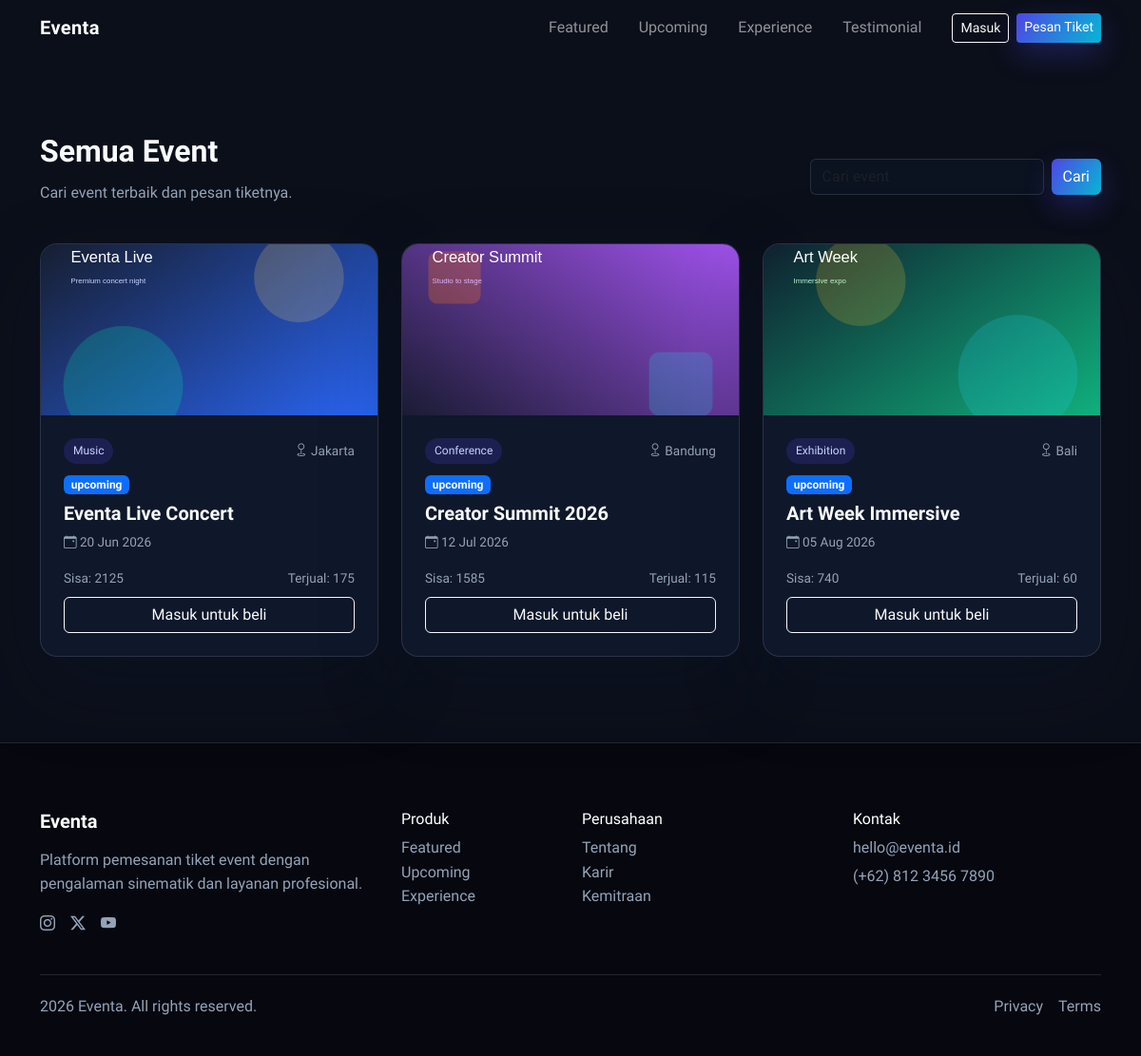
Screenshot of /events.php with the database file from the repository.
### tables this page shows
CREATE TABLE event (
    id_event INT AUTO_INCREMENT PRIMARY KEY,
    id_venue INT,
    nama_event VARCHAR(150) NOT NULL,
    kategori VARCHAR(100),
    deskripsi TEXT,
    organizer VARCHAR(100),
    tanggal_mulai DATETIME,
    tanggal_selesai DATETIME,
    banner_event VARCHAR(255),
    status_event ENUM('upcoming','ongoing','finished','cancelled') DEFAULT 'upcoming',
    created_at TIMESTAMP DEFAULT CURRENT_TIMESTAMP,
    FOREIGN KEY (id_venue) REFERENCES venue(id_venue) ON DELETE CASCADE
);

CREATE TABLE venue (
    id_venue INT AUTO_INCREMENT PRIMARY KEY,
    nama_venue VARCHAR(150) NOT NULL,
    alamat TEXT,
    kota VARCHAR(100),
    kapasitas INT,
    gambar_venue VARCHAR(255),
    created_at TIMESTAMP DEFAULT CURRENT_TIMESTAMP
);

### config/helpers.php (called while the page is built, shortened)
<?php
function base_url(string $path = ''): string
{
    $url = rtrim(BASE_URL, '/') . '/' . ltrim($path, '/');
    return str_replace(' ', '%20', $url);
}
function e($value): string
{
    return htmlspecialchars((string)$value, ENT_QUOTES, 'UTF-8');
}

### config/auth.php (called while the page is built, shortened)
<?php
require_once __DIR__ . '/helpers.php';
function current_user(): ?array
{
    return $_SESSION['user'] ?? null;
}
function is_logged_in(): bool
{
    return current_user() !== null;
}

### events.php (the view, shortened to what this page needs)
<?php
require_once __DIR__ . '/config/bootstrap.php';
$keyword = trim($_GET['q'] ?? '');
$baseSql = "SELECT e.*, v.nama_venue, v.kota,
    COALESCE(ts.total_kuota, 0) AS total_kuota,
    COALESCE(ts.total_terjual, 0) AS total_terjual
  FROM event e
  LEFT JOIN venue v ON e.id_venue = v.id_venue
  LEFT JOIN (
    SELECT id_event, SUM(kuota) AS total_kuota, SUM(tiket_terjual) AS total_terjual
    FROM tiket
    GROUP BY id_event
  ) ts ON ts.id_event = e.id_event";
if ($keyword !== '') {
  $stmt = $pdo->prepare($baseSql . " WHERE e.nama_event LIKE :q1 OR e.kategori LIKE :q2 ORDER BY e.tanggal_mulai ASC");
  $stmt->execute([
    'q1' => '%' . $keyword . '%',
    'q2' => '%' . $keyword . '%'
  ]);
  $events = $stmt->fetchAll();
} else {
  $events = $pdo->query($baseSql . " ORDER BY e.tanggal_mulai ASC")->fetchAll();
}
?>
<!doctype html>
<html lang="id">
  <head>
    <link href="https://cdn.jsdelivr.net/npm/bootstrap@5.3.3/dist/css/bootstrap.min.css" rel="stylesheet">
    <link href="https://cdn.jsdelivr.net/npm/bootstrap-icons@1.11.3/font/bootstrap-icons.min.css" rel="stylesheet">
    <link href="<?php echo base_url('assets/css/style.css'); ?>" rel="stylesheet">
  </head>
  <body>
    <?php require_once __DIR__ . '/components/navbar.php'; ?>
    <main class="section-pad" style="padding-top: 140px;">
      <div class="container">
        <div class="d-flex flex-wrap justify-content-between align-items-center mb-4">
          <div>
            <h2 class="section-title">Semua Event</h2>
            <p class="section-subtitle">Cari event terbaik dan pesan tiketnya.</p>
          </div>
          <form class="d-flex gap-2" method="get">
            <input class="form-control" type="search" name="q" value="<?php echo e($keyword); ?>" placeholder="Cari event">
            <button class="btn btn-brand" type="submit">Cari</button>
          </form>
        </div>
        <div class="row g-4">
          <?php foreach ($events as $index => $event): ?>
            <?php $coverClass = 'cover-' . (($index % 6) + 1); ?>
            <div class="col-lg-4">
              <div class="event-card">
                <?php if (!empty($event['banner_event'])): ?>
                  <img class="w-100" src="<?php echo base_url('uploads/events/' . e($event['banner_event'])); ?>" alt="<?php echo e($event['nama_event']); ?>">
                <?php else: ?>
                  <div class="event-cover <?php echo $coverClass; ?>"></div>
                <?php endif; ?>
                <div class="p-4">
                  <div class="d-flex justify-content-between align-items-center mb-2">
                    <span class="event-chip"><?php echo e($event['kategori']); ?></span>
                    <span class="event-meta"><i class="bi bi-geo"></i> <?php echo e($event['kota']); ?></span>
                  </div>
                  <?php
                    $statusEvent = $event['status_event'] ?? 'upcoming';
                    $statusClass = match ($statusEvent) {
                        'ongoing' => 'bg-success',
                        'finished' => 'bg-secondary',
                        'cancelled' => 'bg-danger',
                        default => 'bg-primary'
                    };
                  ?>
                  <span class="badge <?php echo $statusClass; ?> mb-2"><?php echo e($statusEvent); ?></span>
                  <h5 class="fw-semibold mb-2"><?php echo e($event['nama_event']); ?></h5>
                  <div class="event-meta mb-3">
                    <i class="bi bi-calendar-event"></i>
                    <?php echo date('d M Y', strtotime($event['tanggal_mulai'])); ?>
                  </div>
                  <?php
                    $totalKuota = (int)($event['total_kuota'] ?? 0);
                    $totalTerjual = (int)($event['total_terjual'] ?? 0);
                    $remaining = $totalKuota - $totalTerjual;
                    $isSoldOut = $totalKuota > 0 && $remaining <= 0;
                    $detailLink = is_logged_in() ? base_url('event_detail.php?id=' . $event['id_event']) : base_url('login.php?return=event_detail.php?id=' . $event['id_event']);
                    $buttonLabel = is_logged_in() ? 'Pesan Tiket' : 'Masuk untuk beli';
                    $buttonClass = is_logged_in() ? 'btn btn-brand' : 'btn btn-outline-light';
                  ?>
                  <?php if ($statusEvent === 'cancelled'): ?>
                    <div class="d-flex justify-content-between align-items-center mb-2">
                      <span class="badge bg-danger">Dibatalkan</span>
                      <span class="event-meta">Event tidak tersedia</span>
                    </div>
                    <button class="btn btn-disabled w-100" type="button" disabled>Event Tidak Tersedia</button>
                  <?php else: ?>
                    <div class="d-flex justify-content-between align-items-center mb-2">
                      <span class="event-meta">Sisa: <?php echo max(0, $remaining); ?></span>
                      <?php if ($totalKuota > 0): ?>
                        <span class="event-meta">Terjual: <?php echo $totalTerjual; ?></span>
                      <?php endif; ?>
                    </div>
                    <a class="<?php echo $buttonClass; ?> w-100" href="<?php echo $detailLink; ?>"><?php echo $buttonLabel; ?></a>
                  <?php endif; ?>
                </div>
              </div>
            </div>
          <?php endforeach; ?>
        </div>
      </div>
    </main>
    <?php require_once __DIR__ . '/components/footer.php'; ?>
  </body>
</html>

### components/navbar.php (shortened to what this page needs)
<?php
$navUser = current_user();
$ctaLink = is_logged_in() ? base_url('events.php') : base_url('login.php?return=events.php');
?>
<nav class="navbar navbar-expand-lg navbar-dark fixed-top nav-glass" id="mainNav">
  <div class="container">
    <a class="navbar-brand fw-semibold" href="<?php echo base_url('index.php'); ?>">Eventa</a>
    <div class="collapse navbar-collapse" id="navMenu">
      <ul class="navbar-nav ms-auto align-items-lg-center gap-lg-3">
        <li class="nav-item"><a class="nav-link" data-scroll href="<?php echo base_url('index.php#featured'); ?>">Featured</a></li>
        <li class="nav-item"><a class="nav-link" data-scroll href="<?php echo base_url('index.php#upcoming'); ?>">Upcoming</a></li>
        <li class="nav-item"><a class="nav-link" data-scroll href="<?php echo base_url('index.php#experience'); ?>">Experience</a></li>
        <li class="nav-item"><a class="nav-link" data-scroll href="<?php echo base_url('index.php#testimonial'); ?>">Testimonial</a></li>
      </ul>
      <div class="d-flex ms-lg-4 gap-2 mt-3 mt-lg-0">
        <?php if ($navUser): ?>
          <?php
            $dashboardLink = 'user/dashboard.php';
            if ($navUser['role'] === 'admin') {
                $dashboardLink = 'admin/dashboard.php';
            } elseif ($navUser['role'] === 'petugas') {
                $dashboardLink = 'petugas/dashboard.php';
            }
          ?>
          <a class="btn btn-outline-light btn-sm" href="<?php echo base_url($dashboardLink); ?>">Dashboard</a>
          <a class="btn btn-brand btn-sm" href="<?php echo base_url('logout.php'); ?>">Keluar</a>
        <?php else: ?>
          <a class="btn btn-outline-light btn-sm" href="<?php echo base_url('login.php'); ?>">Masuk</a>
          <a class="btn btn-brand btn-sm" href="<?php echo $ctaLink; ?>">Pesan Tiket</a>
        <?php endif; ?>
      </div>
    </div>
  </div>
</nav>

### components/footer.php
<footer class="footer-premium" id="footer">
  <div class="container">
    <div class="row gy-4">
      <div class="col-lg-4">
        <h5 class="fw-semibold text-white mb-3">Eventa</h5>
        <p class="text-muted">Platform pemesanan tiket event dengan pengalaman sinematik dan layanan profesional.</p>
        <div class="d-flex gap-3">
          <a class="social-link" href="#" aria-label="Instagram"><i class="bi bi-instagram"></i></a>
          <a class="social-link" href="#" aria-label="Twitter"><i class="bi bi-twitter-x"></i></a>
          <a class="social-link" href="#" aria-label="YouTube"><i class="bi bi-youtube"></i></a>
        </div>
      </div>
      <div class="col-lg-2 col-6">
        <h6 class="text-white">Produk</h6>
        <ul class="list-unstyled footer-links">
          <li><a href="#featured">Featured</a></li>
          <li><a href="#upcoming">Upcoming</a></li>
          <li><a href="#experience">Experience</a></li>
        </ul>
      </div>
      <div class="col-lg-3 col-6">
        <h6 class="text-white">Perusahaan</h6>
        <ul class="list-unstyled footer-links">
          <li><a href="#">Tentang</a></li>
          <li><a href="#">Karir</a></li>
          <li><a href="#">Kemitraan</a></li>
        </ul>
      </div>
      <div class="col-lg-3">
        <h6 class="text-white">Kontak</h6>
        <p class="text-muted mb-1">hello@eventa.id</p>
        <p class="text-muted">(+62) 812 3456 7890</p>
      </div>
    </div>
    <div class="footer-bottom">
      <span class="text-muted">2026 Eventa. All rights reserved.</span>
      <div class="d-flex gap-3">
        <a href="#" class="footer-legal">Privacy</a>
        <a href="#" class="footer-legal">Terms</a>
      </div>
    </div>
  </div>
</footer>

### assets/css/style.css (style rules this page uses)
:root { --bg-dark: #0b0f1a; --bg-soft: #111827; --primary: #4f46e5; --primary-2: #06b6d4; --accent: #f97316; --text-light: #f8fafc; --text-muted: #94a3b8; --glass: rgba(15, 23, 42, 0.65); --border: rgba(148, 163, 184, 0.2); --shadow: 0 30px 80px rgba(15, 23, 42, 0.35); }
* { box-sizing: border-box; }
body { font-family: "Sora", system-ui, -apple-system, sans-serif; background: var(--bg-dark); color: var(--text-light); line-height: 1.6; }
.nav-glass { background: transparent; transition: background 0.3s ease, backdrop-filter 0.3s ease; }
.navbar-brand { letter-spacing: 0.4px; }
.btn-brand { background: linear-gradient(120deg, var(--primary), var(--primary-2)); border: none; color: white; box-shadow: 0 12px 30px rgba(79, 70, 229, 0.3); }
.section-pad { padding: 90px 0; }
.section-title { font-weight: 600; margin-bottom: 12px; }
.section-subtitle { color: var(--text-muted); max-width: 520px; }
.event-card { background: #0f172a; border: 1px solid var(--border); border-radius: 18px; overflow: hidden; box-shadow: var(--shadow); transition: transform 0.3s ease, box-shadow 0.3s ease; }
.event-cover { height: 180px; background-size: cover; background-position: center; }
.cover-1 { background-image: url("../img/event-1.svg"); }
.cover-2 { background-image: url("../img/event-2.svg"); }
.cover-3 { background-image: url("../img/event-3.svg"); }
.event-meta { font-size: 0.85rem; color: var(--text-muted); }
.event-chip { background: rgba(79, 70, 229, 0.2); color: #c7d2fe; padding: 4px 10px; border-radius: 999px; font-size: 0.75rem; }
.footer-premium { padding: 70px 0 40px; background: #06070f; border-top: 1px solid var(--border); }
.footer-links a, .footer-legal, .social-link { color: var(--text-muted); text-decoration: none; }
.footer-bottom { margin-top: 40px; display: flex; justify-content: space-between; flex-wrap: wrap; gap: 12px; border-top: 1px solid var(--border); padding-top: 20px; }
.form-control, .form-select { background: #0b1220; border: 1px solid var(--border); color: white; }
.text-muted { color: var(--text-muted) !important; }

### rows the page displays
event: shows a picture, kategori "Music", id_venue.kota "Jakarta", status_event "upcoming", nama_event "Eventa Live Concert", tanggal_mulai "20 Jun 2026", max(0, $remaining) "2125", totalTerjual "175", buttonLabel "Masuk untuk beli"
event: shows a picture, kategori "Conference", id_venue.kota "Bandung", status_event "upcoming", nama_event "Creator Summit 2026", tanggal_mulai "12 Jul 2026", max(0, $remaining) "1585", totalTerjual "115", buttonLabel "Masuk untuk beli"
event: shows a picture, kategori "Exhibition", id_venue.kota "Bali", status_event "upcoming", nama_event "Art Week Immersive", tanggal_mulai "05 Aug 2026", max(0, $remaining) "740", totalTerjual "60", buttonLabel "Masuk untuk beli"
